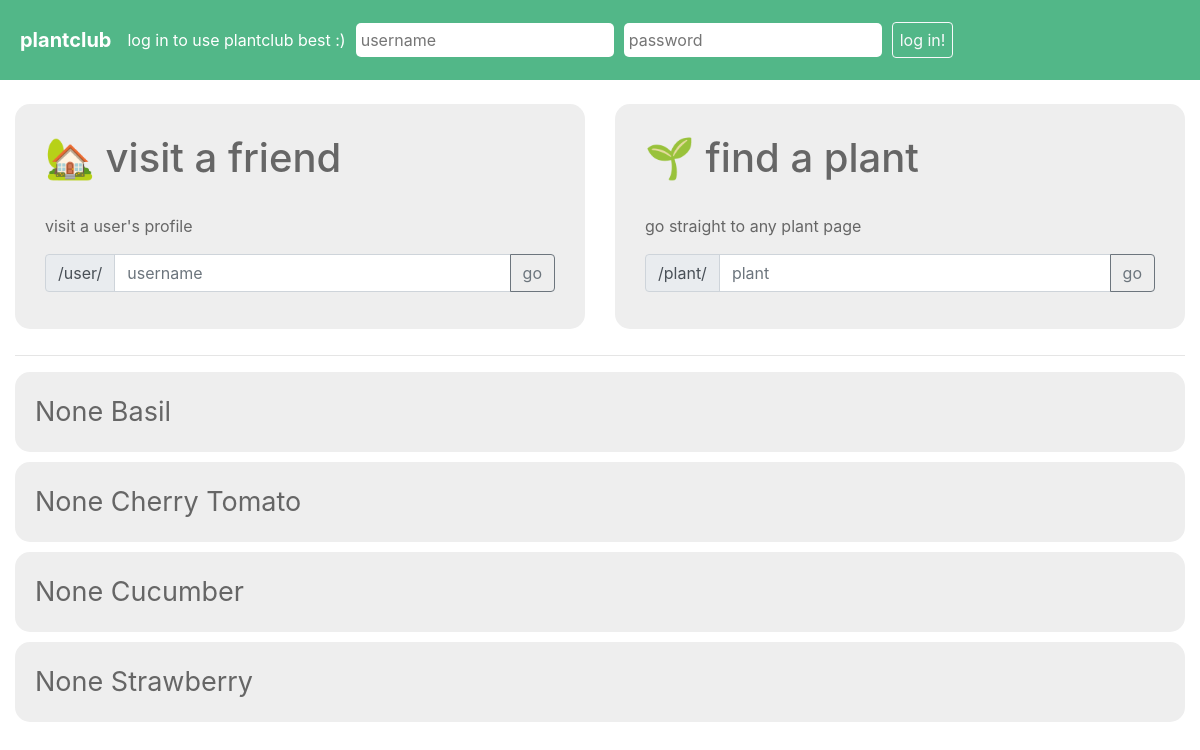
The app's page /, older data.
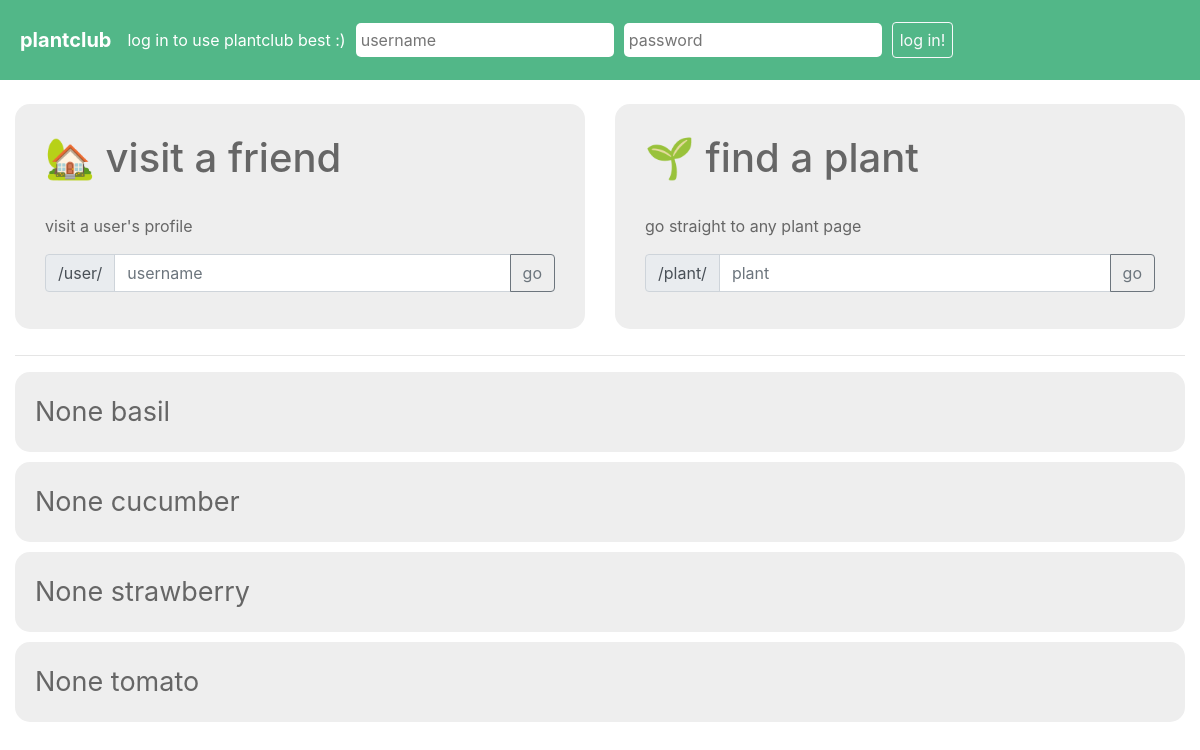
The same page, newer data.
### plants/models.py (models this page shows, shortened)
class Plant(models.Model):
	plant_name = models.CharField(max_length=100) # no limit -- these will not be generated by users
	plant_type = models.CharField(max_length=20, null=True, blank=True) # fruit, vegetable, herb, etc.
	plant_emoji = models.CharField(max_length=1, null=True, blank=True) # emoji for display

### plants/views.py (the view, shortened to what this page needs)
# urls.py: path('', views.index.as_view(), name='index'),
class index(View):
	def get(self, request):
		plant_objects = Plant.objects.order_by('plant_name') # to be passed to the homepage
		template = loader.get_template('index.html')
		form = AuthenticationForm()
		form.fields['username'].widget.attrs.update({
			'placeholder': 'username',
		})
		form.fields['password'].widget.attrs.update({
			'placeholder': 'password'
 		})
		try:
			if request.GET['targetusername']:
				return user.as_view()(self.request, request.GET['targetusername'])
		except:
			print("No target username.")
		try:
			if request.GET['targetplant']:
				return plant.as_view()(self.request, request.GET['targetplant'])
		except:
			print("No target plant.")
		context = {
			'form': form,
			'plant_objects': plant_objects,
		}
		return HttpResponse(template.render(context, request))

### plants/templates/index.html (shortened to what this page needs)
<!DOCTYPE html>
<html>
	<head>
		<link rel="stylesheet" href="https://maxcdn.bootstrapcdn.com/bootstrap/4.0.0/css/bootstrap.min.css">
		{% load static %}
		<link rel="stylesheet" href="{% static '/plants/style.css' %}">
	</head>
	<body>
		<nav class="navbar navbar-expand-sm navbar-custom">
			<a class="navbar-brand" href=""> plantclub </a>
			{% if user.is_authenticated %}
			<a class="nav-item" href="/user/{{ user.username }}"> welcome, {{ user.username }}! view your profile or </a>
			<form class="form-inline" method="POST">
				{% csrf_token %}
				<!-- This code was taken from Dr. J's repository, using a
				hidden input to log the user out. -->
				<input type="hidden" name="logout" value="logout"></input>
				<button id="logout" class="btn btn-outline-light" type="submit"> log out </button>
			</form>
			{% else %}
				<span class="navbar-text"> log in to use plantclub best :) </span>
				<form class="form-inline" method="POST">
					<span class="usernameinput" style="margin-right: 10px"> {{ form.username }} </span>
					<span class="usernameinput"> {{ form.password }} </span>
					<button id="login" class="btn btn-outline-light" type="submit">log in!</button>
				</form>
			{% endif %}
		</nav>
		<br />
		<div class="container-fluid">
			<div class="row">
				<div class="col-12 col-md 6">
					<div class="info-card">
						<h1> &#127969; visit a friend </h1>
						<br />
						<p> visit a user's profile </p>
						<form method="GET">
							<div class="input-group">
								<div class="input-group-prepend">
								<span class="input-group-text" id="basic-addon1">/user/</span>
								</div>
								<input type="text" class="form-control" placeholder="username" name="targetusername" aria-label="Username">
								<div class="input-group-append">
									<button class="btn btn-outline-secondary" type="submit"> go </button>
								</div>
							</div>
						</form>
					</div>
				</div>
				<div class="col-12 col-md 6">
					<div class="info-card">
						<h1> &#127793; find a plant </h1>
						<br />
						<p> go straight to any plant page </p>
						<form method="GET">
							<div class="input-group">
								<div class="input-group-prepend">
								<span class="input-group-text" id="basic-addon1">/plant/</span>
								</div>
								<input type="text" class="form-control" placeholder="plant" name="targetplant" aria-label="Plant Name">
								<div class="input-group-append">
									<button class="btn btn-outline-secondary" type="submit"> go </button>
								</div>
							</div>
						</form>
					</div>
				</div>
			</div>
			<hr />
			<p>
				{% for plant in plant_objects %}
					<div class="plantlink"> <a href="/plant/{{ plant.plant_name|lower }}/">{{ plant.plant_emoji}} {{ plant.plant_name }}</a></div>
				{% endfor %}
			</p>
		</div>
	</body>
</html>

### plants/static/plants/style.css (style rules this page uses)
.navbar-custom { background-color: #52b788; padding: 20px; }
.navbar-text { color: white; margin-right: 10px; }
.navbar-brand { font-weight: 700; color: white; }
#login, #logout { margin-left: 10px; padding-left: 7px; padding-right: 7px; padding-top: 5px; padding-bottom: 5px; }
.info-card { height: 225px; padding: 30px; color: #666; background-color: #eee; border-radius: 15px; margin-bottom: 10px; }
.plantlink { display: flex; align-items: center; height: 80px; padding: 10px; padding-left: 20px; color: #666; background-color: #eee; border-radius: 15px; margin-bottom: 10px; }
.plantlink a, .plantlink p { vertical-align: middle; font-size: 27px; color: #666; }
.usernameinput input { border: none; border-radius: 5px; padding: 5px; }

Row changes from the older to the newer data that the page shows:
changed Plant: plant_name "Basil" → "basil"
changed Plant: plant_name "Cucumber" → "cucumber"
changed Plant: plant_name "Strawberry" → "strawberry"
changed Plant: plant_name "Cherry Tomato" → "tomato"; moves down the list
